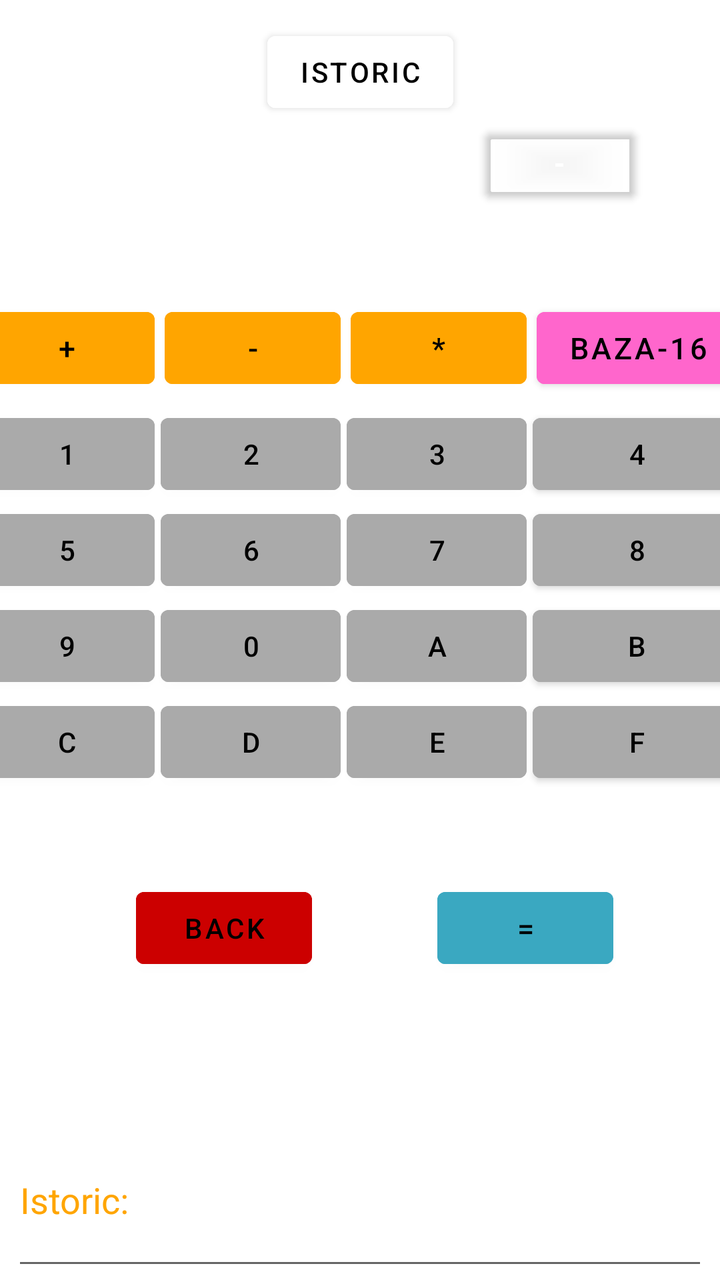
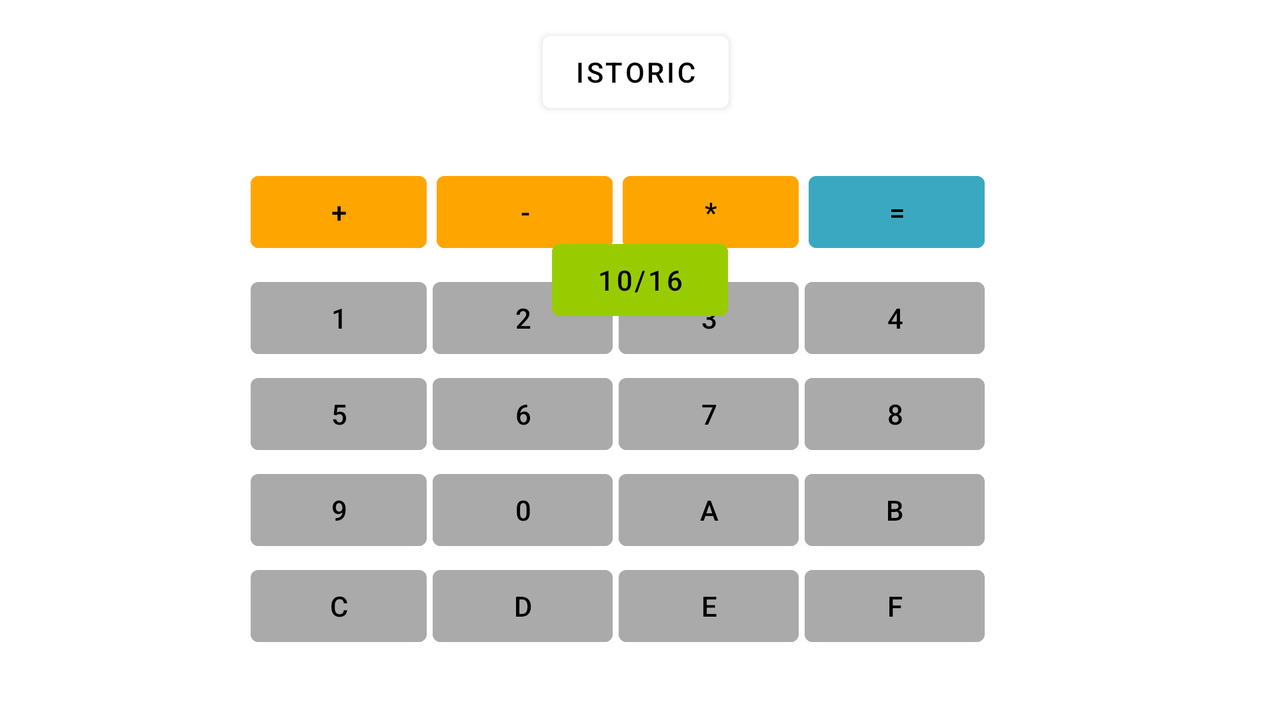

First picture: res/layout/ on a phone held upright. Second picture: the repository's own variant of that layout, on a device whose configuration matches the variant's folder. Source for both follows.
<!-- AndroidManifest.xml: application theme Theme.Tema_1_DAM -->
<!-- res/layout/activity_main.xml -->
<?xml version="1.0" encoding="utf-8"?>
<androidx.constraintlayout.widget.ConstraintLayout xmlns:android="http://schemas.android.com/apk/res/android"
    xmlns:app="http://schemas.android.com/apk/res-auto"
    xmlns:tools="http://schemas.android.com/tools"
    android:layout_width="match_parent"
    android:layout_height="match_parent"
    tools:context=".MainActivity">

    <Button
        android:id="@+id/button_istoric"
        android:layout_width="wrap_content"
        android:layout_height="wrap_content"
        android:backgroundTint="@android:color/white"
        android:text="istoric"

        android:textColor="@android:color/black"
        app:layout_constraintBottom_toTopOf="@+id/bara_text_sus"
        app:layout_constraintEnd_toEndOf="parent"
        app:layout_constraintStart_toStartOf="parent" />


    <TextView
        android:id="@+id/bara_text_sus"
        android:layout_width="126dp"
        android:layout_height="24dp"
        android:layout_marginTop="60dp"
        android:ems="10"
        android:textAlignment="center"
        android:textSize="25sp"
        app:layout_constraintEnd_toEndOf="parent"
        app:layout_constraintHorizontal_bias="0.494"
        app:layout_constraintStart_toStartOf="parent"
        app:layout_constraintTop_toTopOf="parent" />

    <TextView
        android:id="@+id/bara_text_sus_2"
        android:layout_width="126dp"
        android:layout_height="28dp"
        android:layout_marginStart="16dp"
        android:layout_marginEnd="20dp"
        android:ems="10"
        android:textAlignment="center"
        android:textSize="25sp"
        app:layout_constraintEnd_toEndOf="parent"
        app:layout_constraintHorizontal_bias="0.501"
        app:layout_constraintStart_toStartOf="parent"
        app:layout_constraintTop_toBottomOf="@+id/bara_text_sus" />

    <EditText
        android:id="@+id/history"
        android:layout_width="match_parent"
        android:layout_height="160dp"
        android:layout_marginStart="6dp"
        android:layout_marginEnd="6dp"
        android:ems="15"
        android:focusable="false"
        android:inputType="textMultiLine"
        android:scrollbarStyle="insideInset"
        android:scrollbars="vertical"
        android:text="Istoric: \n"
        android:textColor="#FFA500"
        android:gravity="bottom"
        app:layout_constraintBottom_toBottomOf="parent"
        app:layout_constraintEnd_toEndOf="parent"
        app:layout_constraintHorizontal_bias="0.0"
        app:layout_constraintStart_toStartOf="parent" />

    <Button
        android:id="@+id/button_back"
        android:layout_width="wrap_content"
        android:layout_height="wrap_content"
        android:layout_marginStart="68dp"
        android:layout_marginTop="4dp"
        android:backgroundTint="@android:color/holo_red_dark"
        android:text="back"
        android:textColor="@android:color/black"
        app:layout_constraintStart_toStartOf="parent"
        app:layout_constraintTop_toBottomOf="@+id/tableLayout" />

    <TableLayout
        android:id="@+id/tableLayout"
        android:layout_width="393dp"
        android:layout_height="286dp"
        app:layout_constraintBottom_toTopOf="@+id/history"
        app:layout_constraintEnd_toEndOf="parent"
        app:layout_constraintHorizontal_bias="0.487"
        app:layout_constraintStart_toStartOf="parent"
        app:layout_constraintTop_toBottomOf="@+id/bara_text_sus"
        app:layout_constraintVertical_bias="0.6">

        <TableRow
            android:layout_width="match_parent"
            android:layout_height="match_parent">

            <Button
                android:id="@+id/button_plus"
                android:layout_width="wrap_content"
                android:layout_height="wrap_content"
                android:layout_marginStart="5dp"
                android:layout_marginBottom="4dp"
                android:backgroundTint="@color/orange"
                android:text="+"
                android:textColor="@android:color/black"
                android:textSize="15dp" />

            <Button
                android:id="@+id/button_selectare_minus"
                android:layout_width="wrap_content"
                android:layout_height="wrap_content"
                android:layout_marginStart="5dp"
                android:backgroundTint="@color/orange"
                android:text="-"
                android:textColor="@android:color/black"
                android:textSize="15dp" />

            <Button
                android:id="@+id/button_inmultire"
                android:layout_width="wrap_content"
                android:layout_height="wrap_content"
                android:layout_marginStart="5dp"
                android:layout_marginBottom="5dp"
                android:backgroundTint="@color/orange"
                android:text="*"
                android:textColor="@android:color/black"
                android:textSize="15dp" />


            <Button
                android:id="@+id/button_selectare_baza"
                android:layout_width="wrap_content"
                android:layout_height="wrap_content"
                android:layout_marginStart="5dp"
                android:backgroundTint="@color/pink"
                android:text="BAZA-16"
                android:textColor="@android:color/black"

                android:textSize="15dp"

                />

        </TableRow>

        <TableRow

            android:layout_width="match_parent"
            android:layout_height="match_parent">

            <Button
                android:id="@+id/button1"
                android:layout_width="wrap_content"
                android:layout_height="wrap_content"
                android:layout_marginStart="5dp"
                android:backgroundTint="@android:color/darker_gray"
                android:text="1"
                android:textColor="@android:color/black" />

            <Button
                android:id="@+id/button2"
                android:layout_width="wrap_content"
                android:layout_height="wrap_content"
                android:layout_marginStart="3dp"
                android:backgroundTint="@android:color/darker_gray"
                android:text="2"
                android:textColor="@android:color/black" />


            <Button
                android:id="@+id/button3"
                android:layout_width="wrap_content"
                android:layout_height="wrap_content"
                android:layout_marginStart="3dp"
                android:backgroundTint="@android:color/darker_gray"
                android:text="3"
                android:textColor="@android:color/black" />

            <Button
                android:id="@+id/button4"
                android:layout_width="match_parent"
                android:layout_height="match_parent"
                android:layout_marginStart="3dp"
                android:backgroundTint="@android:color/darker_gray"
                android:text="4"
                android:textColor="@android:color/black" />
        </TableRow>

        <TableRow
            android:layout_width="match_parent"
            android:layout_height="match_parent">

            <Button
                android:id="@+id/button5"
                android:layout_width="wrap_content"
                android:layout_height="wrap_content"
                android:layout_marginStart="5dp"
                android:backgroundTint="@android:color/darker_gray"
                android:text="5"
                android:textColor="@android:color/black" />

            <Button
                android:id="@+id/button6"
                android:layout_width="wrap_content"
                android:layout_height="wrap_content"
                android:layout_marginStart="3dp"
                android:backgroundTint="@android:color/darker_gray"
                android:text="6"
                android:textColor="@android:color/black" />

            <Button
                android:id="@+id/button7"
                android:layout_width="wrap_content"
                android:layout_height="wrap_content"
                android:layout_marginStart="3dp"
                android:backgroundTint="@android:color/darker_gray"
                android:text="7"
                android:textColor="@android:color/black" />

            <Button
                android:id="@+id/button8"
                android:layout_width="wrap_content"
                android:layout_height="wrap_content"
                android:layout_marginStart="3dp"
                android:backgroundTint="@android:color/darker_gray"
                android:text="8"
                android:textColor="@android:color/black" />
        </TableRow>

        <TableRow
            android:layout_width="match_parent"
            android:layout_height="match_parent">

            <Button
                android:id="@+id/button9"
                android:layout_width="wrap_content"
                android:layout_height="wrap_content"
                android:layout_marginStart="5dp"
                android:backgroundTint="@android:color/darker_gray"
                android:text="9"
                android:textColor="@android:color/black" />

            <Button
                android:id="@+id/button0"
                android:layout_width="wrap_content"
                android:layout_height="wrap_content"
                android:layout_marginStart="3dp"
                android:backgroundTint="@android:color/darker_gray"

                android:text="0"
                android:textColor="@android:color/black" />

            <Button
                android:id="@+id/buttonA"
                android:layout_width="wrap_content"
                android:layout_height="wrap_content"
                android:layout_marginStart="3dp"
                android:backgroundTint="@android:color/darker_gray"
                android:text="A"
                android:textColor="@android:color/black" />

            <Button
                android:id="@+id/buttonB"
                android:layout_width="wrap_content"
                android:layout_height="wrap_content"
                android:layout_marginStart="3dp"
                android:backgroundTint="@android:color/darker_gray"
                android:text="B"

                android:textColor="@android:color/black" />
        </TableRow>

        <TableRow
            android:layout_width="match_parent"
            android:layout_height="match_parent">

            <Button
                android:id="@+id/buttonC"
                android:layout_width="wrap_content"
                android:layout_height="wrap_content"
                android:layout_marginStart="5dp"
                android:backgroundTint="@android:color/darker_gray"
                android:text="C"
                android:textColor="@android:color/black" />

            <Button
                android:id="@+id/buttonD"
                android:layout_width="wrap_content"
                android:layout_height="wrap_content"
                android:layout_marginStart="3dp"
                android:backgroundTint="@android:color/darker_gray"
                android:text="D"
                android:textColor="@android:color/black" />

            <Button
                android:id="@+id/buttonE"
                android:layout_width="wrap_content"
                android:layout_height="wrap_content"
                android:layout_marginStart="3dp"
                android:backgroundTint="@android:color/darker_gray"
                android:text="E"
                android:textColor="@android:color/black" />

            <Button
                android:id="@+id/buttonF"
                android:layout_width="wrap_content"
                android:layout_height="wrap_content"
                android:layout_marginStart="3dp"
                android:backgroundTint="@android:color/darker_gray"
                android:text="F"
                android:textColor="@android:color/black" />
        </TableRow>
    </TableLayout>


    <Button
        android:id="@+id/button_selectare_egal"
        android:layout_width="wrap_content"
        android:layout_height="wrap_content"
        android:layout_marginTop="4dp"
        android:backgroundTint="@color/blue"
        android:text="="
        android:textColor="@android:color/black"

        android:textSize="15dp"
        app:layout_constraintEnd_toEndOf="parent"
        app:layout_constraintHorizontal_bias="0.541"
        app:layout_constraintStart_toEndOf="@+id/button_back"
        app:layout_constraintTop_toBottomOf="@+id/tableLayout" />

    <Button
        android:id="@+id/afisare_operatie"
        android:layout_width="76dp"
        android:layout_height="45dp"
        android:layout_marginTop="60dp"
        android:layout_marginEnd="68dp"
        android:backgroundTint="@android:color/transparent"
        android:textColor="@android:color/darker_gray"

        android:textSize="25dp"
        app:layout_constraintEnd_toEndOf="parent"
        app:layout_constraintHorizontal_bias="0.0"
        app:layout_constraintStart_toEndOf="@+id/bara_text_sus"
        app:layout_constraintTop_toTopOf="parent" />


</androidx.constraintlayout.widget.ConstraintLayout>
<!-- resources referenced by this layout -->
<resources>
  <color name="blue"> #3aa8c1</color>
  <color name="orange">#FFA500</color>
  <color name="pink">#ff66cc</color>
  <style name="Theme.Tema_1_DAM" parent="Theme.MaterialComponents.DayNight.DarkActionBar">
          
          <item name="colorPrimary">@color/purple_500</item>
          <item name="colorPrimaryVariant">@color/purple_700</item>
          <item name="colorOnPrimary">@color/white</item>
          
          <item name="colorSecondary">@color/teal_200</item>
          <item name="colorSecondaryVariant">@color/teal_700</item>
          <item name="colorOnSecondary">@color/black</item>
          
          <item name="android:statusBarColor">?attr/colorPrimaryVariant</item>
          
      </style>
  <color name="purple_500">#FF6200EE</color>
  <color name="purple_700">#FF3700B3</color>
  <color name="white">#FFFFFFFF</color>
  <color name="teal_200">#FF03DAC5</color>
  <color name="teal_700">#FF018786</color>
  <color name="black">#FF000000</color>
</resources>
<!-- res/layout-land/activity_main.xml (the repository's variant of the layout above) -->
<!-- drawn on the phone turned sideways -->
<?xml version="1.0" encoding="utf-8"?>
<androidx.constraintlayout.widget.ConstraintLayout xmlns:android="http://schemas.android.com/apk/res/android"
    xmlns:app="http://schemas.android.com/apk/res-auto"
    xmlns:tools="http://schemas.android.com/tools"
    android:layout_width="match_parent"
    android:layout_height="match_parent"
    tools:context=".MainActivity">

    <Button
        android:id="@+id/button_istoric"
        android:layout_width="wrap_content"
        android:layout_height="wrap_content"
        android:backgroundTint="@android:color/white"
        android:text="istoric"

        android:textColor="@android:color/black"
        app:layout_constraintBottom_toTopOf="@+id/bara_text_sus"
        app:layout_constraintEnd_toEndOf="parent"
        app:layout_constraintHorizontal_bias="0.496"
        app:layout_constraintStart_toStartOf="parent" />

    <TextView
        android:id="@+id/bara_text_sus"
        android:layout_width="368dp"
        android:layout_height="22dp"
        android:layout_marginStart="16dp"
        android:layout_marginTop="60dp"
        android:layout_marginEnd="20dp"
        android:ems="10"
        android:textAlignment="center"
        android:textSize="20sp"
        app:layout_constraintEnd_toEndOf="parent"
        app:layout_constraintStart_toStartOf="parent"
        app:layout_constraintTop_toTopOf="parent" />


    <TextView
        android:id="@+id/bara_text_sus_2"
        android:layout_width="378dp"
        android:layout_height="34dp"
        android:layout_marginStart="16dp"
        android:layout_marginEnd="20dp"
        android:ems="10"
        android:textAlignment="center"
        android:textSize="20sp"
        app:layout_constraintEnd_toEndOf="parent"
        app:layout_constraintHorizontal_bias="0.501"
        app:layout_constraintStart_toStartOf="parent"
        app:layout_constraintTop_toBottomOf="@+id/bara_text_sus" />

    <EditText
        android:id="@+id/history"
        android:layout_width="match_parent"
        android:layout_height="160dp"
        android:layout_marginStart="6dp"
        android:layout_marginTop="28dp"
        android:layout_marginEnd="6dp"
        android:ems="15"
        android:focusable="false"
        android:inputType="textMultiLine"
        android:scrollbarStyle="insideInset"
        android:scrollbars="vertical"
        android:text="Istoric: \n"
        android:textColor="#FFA500"
        app:layout_constraintEnd_toEndOf="parent"
        app:layout_constraintHorizontal_bias="0.0"
        app:layout_constraintStart_toStartOf="parent"
        app:layout_constraintTop_toBottomOf="@+id/button_OK" />

    <Button
        android:id="@+id/button_back"
        android:layout_width="wrap_content"
        android:layout_height="wrap_content"
        android:layout_marginStart="48dp"
        android:layout_marginTop="4dp"
        android:backgroundTint="@android:color/holo_red_dark"
        android:text="back"
        android:textColor="@android:color/black"
        app:layout_constraintStart_toStartOf="parent"
        app:layout_constraintTop_toBottomOf="@+id/tableLayout" />

    <Button
        android:id="@+id/button_OK"
        android:layout_width="wrap_content"
        android:layout_height="wrap_content"
        android:layout_marginTop="4dp"
        android:layout_marginEnd="48dp"
        android:backgroundTint="@android:color/holo_green_dark"
        android:text="OK"
        android:textColor="@android:color/black"
        app:layout_constraintEnd_toEndOf="parent"
        app:layout_constraintTop_toBottomOf="@+id/tableLayout" />

    <TableLayout
        android:id="@+id/tableLayout"
        android:layout_width="393dp"
        android:layout_height="286dp"
        app:layout_constraintBottom_toTopOf="@+id/history"
        app:layout_constraintEnd_toEndOf="parent"
        app:layout_constraintHorizontal_bias="0.487"
        app:layout_constraintStart_toStartOf="parent"
        app:layout_constraintTop_toBottomOf="@+id/bara_text_sus"
        app:layout_constraintVertical_bias="0.">

        <TableRow
            android:layout_width="match_parent"
            android:layout_height="match_parent">

            <Button
                android:id="@+id/button_plus"
                android:layout_width="wrap_content"
                android:layout_height="wrap_content"
                android:layout_marginBottom="4dp"
                android:backgroundTint="@color/orange"
                android:text="+"
                android:layout_marginStart="5dp"
                android:textColor="@android:color/black" />

            <Button
                android:id="@+id/button_selectare_minus"
                android:layout_width="wrap_content"
                android:layout_height="wrap_content"
                android:backgroundTint="@color/orange"
                android:text="-"
                android:layout_marginStart="5dp"
                android:textColor="@android:color/black" />

            <Button
                android:id="@+id/button_inmultire"
                android:layout_width="wrap_content"
                android:layout_height="wrap_content"
                android:layout_marginBottom="5dp"
                android:backgroundTint="@color/orange"
                android:text="*"
                android:layout_marginStart="5dp"
                android:textColor="@android:color/black" />

            <Button
                android:id="@+id/button_selectare_egal"
                android:layout_width="wrap_content"
                android:layout_height="wrap_content"
                android:backgroundTint="@color/blue"
                android:text="="
                android:layout_marginStart="5dp"
                android:textColor="@android:color/black"

                />
        </TableRow>

        <TableRow

            android:layout_width="match_parent"
            android:layout_height="match_parent">

            <Button
                android:id="@+id/button1"
                android:layout_width="wrap_content"
                android:layout_height="wrap_content"
                android:layout_marginStart="5dp"
                android:backgroundTint="@android:color/darker_gray"
                android:text="1"
                android:textColor="@android:color/black" />

            <Button
                android:id="@+id/button2"
                android:layout_width="wrap_content"
                android:layout_height="wrap_content"
                android:layout_marginStart="3dp"
                android:backgroundTint="@android:color/darker_gray"
                android:text="2"
                android:textColor="@android:color/black" />


            <Button
                android:id="@+id/button3"
                android:layout_width="wrap_content"
                android:layout_height="wrap_content"
                android:layout_marginStart="3dp"
                android:backgroundTint="@android:color/darker_gray"
                android:text="3"
                android:textColor="@android:color/black" />

            <Button
                android:id="@+id/button4"
                android:layout_width="match_parent"
                android:layout_height="match_parent"
                android:layout_marginStart="3dp"
                android:backgroundTint="@android:color/darker_gray"
                android:text="4"
                android:textColor="@android:color/black" />
        </TableRow>

        <TableRow
            android:layout_width="match_parent"
            android:layout_height="match_parent">

            <Button
                android:id="@+id/button5"
                android:layout_width="wrap_content"
                android:layout_height="wrap_content"
                android:layout_marginStart="5dp"
                android:backgroundTint="@android:color/darker_gray"
                android:text="5"
                android:textColor="@android:color/black" />

            <Button
                android:id="@+id/button6"
                android:layout_width="wrap_content"
                android:layout_height="wrap_content"
                android:layout_marginStart="3dp"
                android:backgroundTint="@android:color/darker_gray"
                android:text="6"
                android:textColor="@android:color/black" />

            <Button
                android:id="@+id/button7"
                android:layout_width="wrap_content"
                android:layout_height="wrap_content"
                android:layout_marginStart="3dp"
                android:backgroundTint="@android:color/darker_gray"
                android:text="7"
                android:textColor="@android:color/black" />

            <Button
                android:id="@+id/button8"
                android:layout_width="wrap_content"
                android:layout_height="wrap_content"
                android:layout_marginStart="3dp"
                android:backgroundTint="@android:color/darker_gray"
                android:text="8"
                android:textColor="@android:color/black" />
        </TableRow>

        <TableRow
            android:layout_width="match_parent"
            android:layout_height="match_parent">

            <Button
                android:id="@+id/button9"
                android:layout_width="wrap_content"
                android:layout_height="wrap_content"
                android:layout_marginStart="5dp"
                android:backgroundTint="@android:color/darker_gray"
                android:text="9"
                android:textColor="@android:color/black" />

            <Button
                android:id="@+id/button0"
                android:layout_width="wrap_content"
                android:layout_height="wrap_content"
                android:layout_marginStart="3dp"
                android:backgroundTint="@android:color/darker_gray"

                android:text="0"
                android:textColor="@android:color/black" />

            <Button
                android:id="@+id/buttonA"
                android:layout_width="wrap_content"
                android:layout_height="wrap_content"
                android:layout_marginStart="3dp"
                android:backgroundTint="@android:color/darker_gray"
                android:text="A"
                android:textColor="@android:color/black" />

            <Button
                android:id="@+id/buttonB"
                android:layout_width="wrap_content"
                android:layout_height="wrap_content"
                android:layout_marginStart="3dp"
                android:backgroundTint="@android:color/darker_gray"
                android:text="B"

                android:textColor="@android:color/black" />
        </TableRow>

        <TableRow
            android:layout_width="match_parent"
            android:layout_height="match_parent">

            <Button
                android:id="@+id/buttonC"
                android:layout_width="wrap_content"
                android:layout_height="wrap_content"
                android:layout_marginStart="5dp"
                android:backgroundTint="@android:color/darker_gray"
                android:text="C"
                android:textColor="@android:color/black" />

            <Button
                android:id="@+id/buttonD"
                android:layout_width="wrap_content"
                android:layout_height="wrap_content"
                android:layout_marginStart="3dp"
                android:backgroundTint="@android:color/darker_gray"
                android:text="D"
                android:textColor="@android:color/black" />

            <Button
                android:id="@+id/buttonE"
                android:layout_width="wrap_content"
                android:layout_height="wrap_content"
                android:layout_marginStart="3dp"
                android:backgroundTint="@android:color/darker_gray"
                android:text="E"
                android:textColor="@android:color/black" />

            <Button
                android:id="@+id/buttonF"
                android:layout_width="wrap_content"
                android:layout_height="wrap_content"
                android:layout_marginStart="3dp"
                android:backgroundTint="@android:color/darker_gray"
                android:text="F"
                android:textColor="@android:color/black" />
        </TableRow>
    </TableLayout>

    <Button
        android:id="@+id/button_selectare_baza"
        android:layout_width="wrap_content"
        android:layout_height="wrap_content"
        android:backgroundTint="@android:color/holo_green_light"
        android:text="10/16"

        android:textColor="@android:color/black"
        app:layout_constraintEnd_toEndOf="parent"
        app:layout_constraintStart_toStartOf="parent"
        app:layout_constraintTop_toBottomOf="@+id/bara_text_sus_2" />


</androidx.constraintlayout.widget.ConstraintLayout>
<!-- resources referenced by the variant -->
<!-- as the phone turned sideways resolves them -->
<resources>
  <color name="blue"> #3aa8c1</color>
  <color name="orange">#FFA500</color>
  <style name="Theme.Tema_1_DAM" parent="Theme.MaterialComponents.DayNight.DarkActionBar">
          
          <item name="colorPrimary">@color/purple_500</item>
          <item name="colorPrimaryVariant">@color/purple_700</item>
          <item name="colorOnPrimary">@color/white</item>
          
          <item name="colorSecondary">@color/teal_200</item>
          <item name="colorSecondaryVariant">@color/teal_700</item>
          <item name="colorOnSecondary">@color/black</item>
          
          <item name="android:statusBarColor">?attr/colorPrimaryVariant</item>
          
      </style>
  <color name="purple_500">#FF6200EE</color>
  <color name="purple_700">#FF3700B3</color>
  <color name="white">#FFFFFFFF</color>
  <color name="teal_200">#FF03DAC5</color>
  <color name="teal_700">#FF018786</color>
  <color name="black">#FF000000</color>
</resources>
